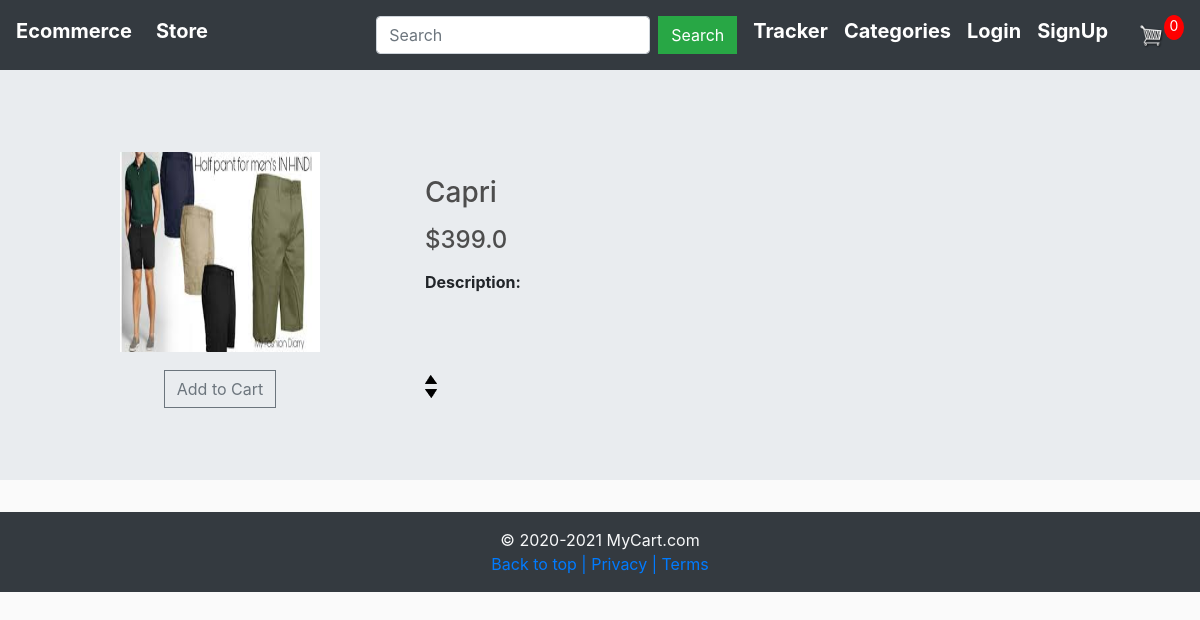
Screenshot of /item_detail/27 with the database file from the repository.
### store/models.py (models this page shows, shortened)
class Product(models.Model):
    category = models.ManyToManyField(ProductCategories)
    name = models.CharField(max_length=100,blank=False,name=False)
    price = models.FloatField(blank=False,null=False)
    image = models.ImageField(null=True,blank=True)
    description = models.TextField(null=True,blank=True)
    @property
    def get_imageURL(self):
        try:
            url = self.image.url
        except:
            url = ''
        return url

### store/views.py (the view)
# urls.py: path('item_detail/<int:id>',views.item_detail,name='item_detail'),
def item_detail(request,id):
    total_item_cart = 0
    if request.user.is_authenticated:
        items = OrderItem.objects.filter(user=request.user)
        for item in items:
            total_item_cart += item.quantity
    product = Product.objects.get(id=id)
    product_categories = ProductCategories.objects.all()
    context = {
        'product_categories': product_categories,
        'product' : product,
        'total_item_cart' : total_item_cart,
    }
    return render(request,'store/item_detail.html',context)

### store/templates/store/item_detail.html
{% extends 'store/main.html' %}
{% load static%}
{% block content %}
    <div class="row my-2">
		<div class="col-lg-4 order-lg-1 text-center">
			<img src="{{product.get_imageURL}}" width="200" height="200">
        </div>
        <div class="col-lg-8 order-lg-2">
            <div class="tab-content py-4">
                <div class="tab-pane active" id="profile">
                    <h3 class="mb-3">{{product.name}}</h3>
                    <h4 class="mb-3">${{product.price}}</h4>
                    <div class="row">
                        <div class="col-md-6">
							<p><strong>Description: </strong>{{product.description}}</p>
                        </div>
                    </div>
                </div>
            </div>
        </div>
	</div>
    <div class="row my-2">
        <div class="col-lg-4 order-lg-1 text-center">
            <button  class="update_cart btn btn-outline-secondary add-btn" product_id ="{{product.id}}">Add to Cart</button>
        </div>
        <div class="col-lg-6 order-lg-2">
            <div class="quantity">
                <img action ="add" product_id ="{{product.id}}"  class="update_cart_quantity chg-quantity" src="{% static  'images/arrow-up.png' %}">
                <img action ="remove" product_id ="{{product.id}}" class="update_cart_quantity chg-quantity " src="{% static  'images/arrow-down.png' %}">
            </div>
        </div>
    </div>
{% endblock %}

### static/store/css/main.css (style rules this page uses)
body { background-color: hsl(0, 0%, 98%); }
h1,h2,h3,h4,h5,h6 { color:hsl(0, 0%, 30%); }
.col-lg-4, .col-lg-6, .col-lg-8, .col-lg-12 { margin-top: 10px; }
.btn { border-radius: 0; }
.quantity { display: inline-block; font-weight: 700; padding-right:10px; }
.chg-quantity { width: 12px; cursor: pointer; display: block; margin-top: 5px; transition:.1s; }

### rows the page displays
Product: get_imageURL (picture), name "Capri", price "399.0"

### other values shown
{{ total_item_cart }} "0"
